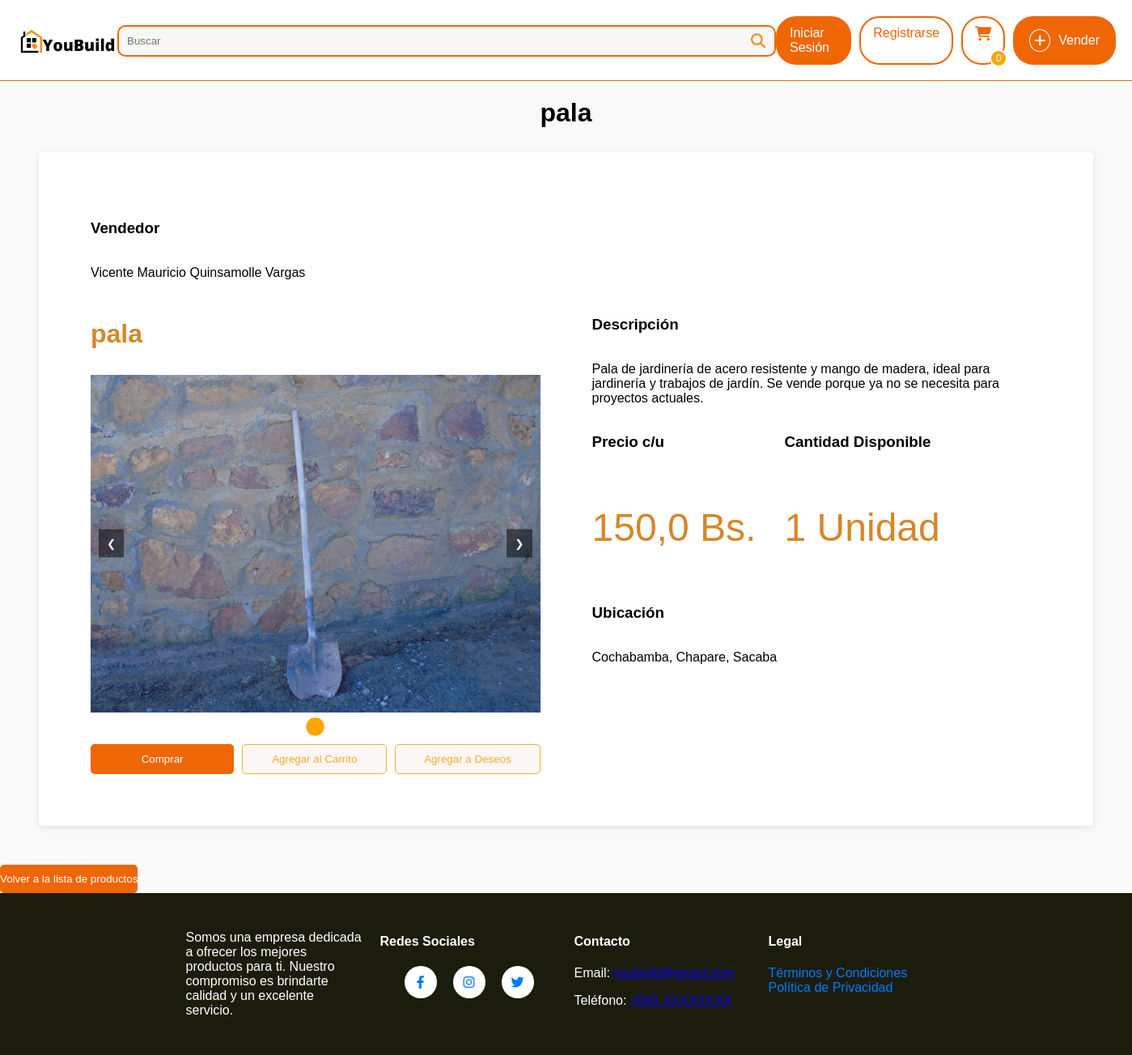
The page /producto/1/ on the database as committed earlier.
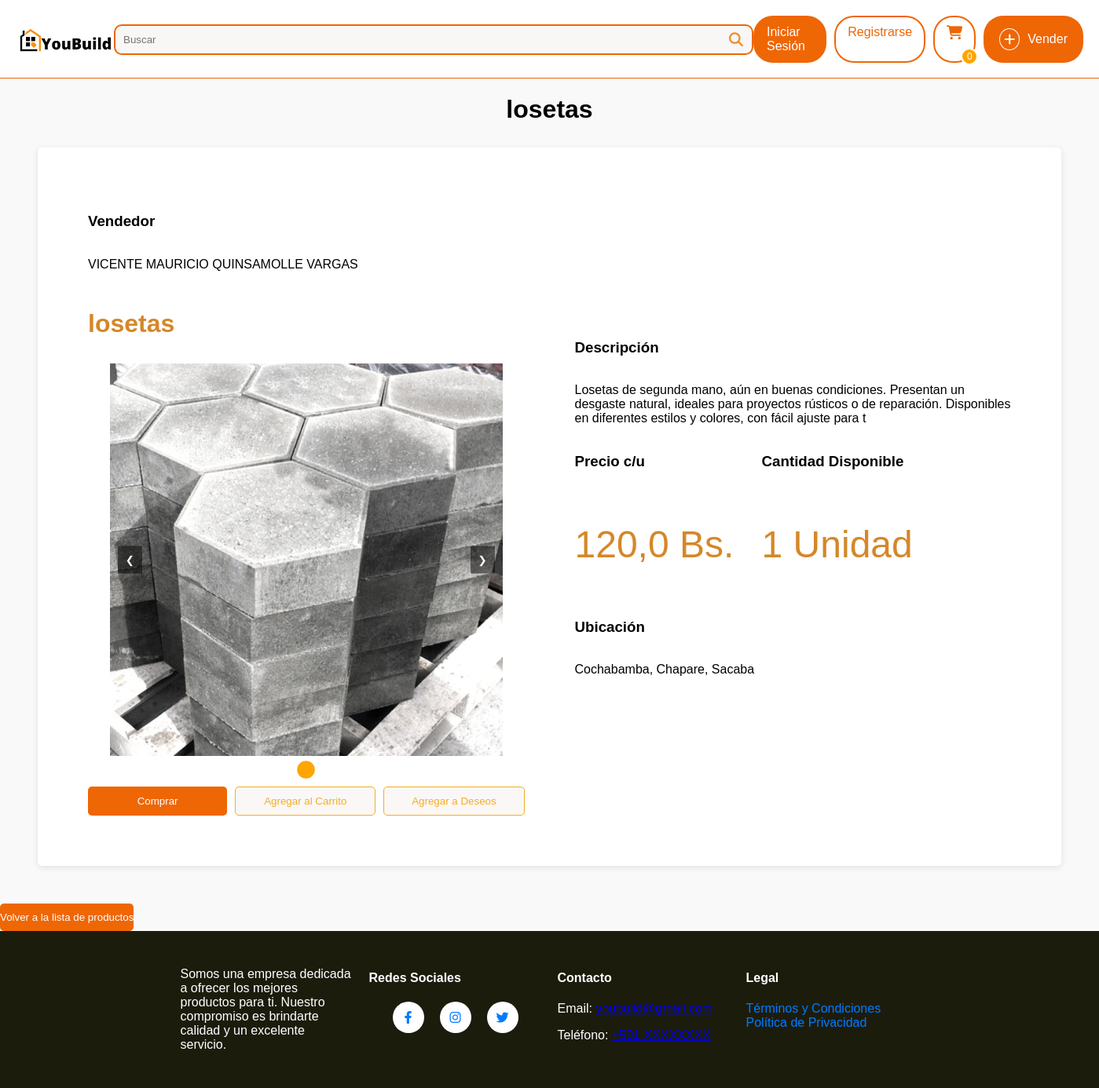
The same page on the database as committed later.
### sistema/models.py (models this page shows, shortened)
class ProductoDb(models.Model):
    nombre = models.CharField(max_length=50, verbose_name="Nombre")
    detalle = models.TextField(max_length=200, verbose_name="Detalle")
    precio = models.FloatField(verbose_name="Precio", validators=[MinValueValidator(0.0), MaxValueValidator(99999.9)])
    categoria_fk = models.ForeignKey(CategoriaDb, on_delete=models.CASCADE, null=True, blank=True)
    subcategoria_fk = models.ForeignKey(SubcategoriaDB, on_delete=models.CASCADE, null=True, blank=True, verbose_name="Subcategoría")  # Nuevo campo
    usuario_fk = models.ForeignKey(UsuarioDB, on_delete=models.CASCADE, null=True, blank=True)
    municipio_fk = models.ForeignKey(MunicipioDB, on_delete=models.CASCADE, null=True, blank=True, verbose_name="Municipio")
    direccion_1 = models.CharField(max_length=255, verbose_name="Dirección 1", null=True, blank=True)
    visitas = models.PositiveIntegerField(default=0, verbose_name="Visitas")
    cantidad = models.IntegerField(default=1)
    class Meta:
        db_table = "productos"
        verbose_name = "Producto"
        verbose_name_plural = "Productos"

class UsuarioDB(models.Model):
    user = models.OneToOneField(User, on_delete=models.CASCADE)
    nombre_completo = models.CharField(max_length=50, verbose_name="Nombre completo", null=True)
    municipio_fk = models.ForeignKey('MunicipioDB', on_delete=models.CASCADE, null=True, blank=True)
    direccion_1 = models.CharField(max_length=255, verbose_name="Dirección 1", null=True)
    telefono = models.CharField(
        max_length=15, verbose_name="Número de teléfono",
        validators=[RegexValidator(regex=r'^\+?1?\d{9,15}$', message="El número debe estar en el formato: '+59199999999'. Hasta 15 dígitos.")]
    )
    imagen_perfil = models.ImageField(upload_to='perfil/', null=True, blank=True, default='perfil/perfil.png')
    qr_imagen = models.ImageField(upload_to='qr/', null=True, blank=True, verbose_name="Código QR")
    class Meta:
        verbose_name = "Perfil de Usuario"
        verbose_name_plural = "Perfiles de Usuarios"

class ImagenProductoDB(models.Model):
    producto_fk = models.ForeignKey(ProductoDb, on_delete=models.CASCADE, related_name="imagenes")
    imagen = models.ImageField(upload_to="productos", null=True)
    class Meta:
        verbose_name = "Imagen"
        verbose_name_plural = "Imágenes"

class MunicipioDB(models.Model):
    nombre = models.CharField(max_length=60, verbose_name="Nombre del municipio")
    provincia_fk = models.ForeignKey(ProvinciaDB, on_delete=models.CASCADE, null=True, blank=True)
    class Meta:
        verbose_name = "Municipio"
        verbose_name_plural = "Municipios"
    def __str__(self):
        return self.nombre

class ProvinciaDB(models.Model):
    nombre = models.CharField(max_length=60, verbose_name="Nombre de la provincia")
    departamento_fk = models.ForeignKey(DepartamentoDB, on_delete=models.CASCADE, null=True, blank=True)
    class Meta:
        verbose_name = "Provincia"
        verbose_name_plural = "Provincias"

class DepartamentoDB(models.Model):
    nombre = models.CharField(max_length=60, verbose_name="Nombre del departamento")
    class Meta:
        verbose_name = "Departamento"
        verbose_name_plural = "Departamentos"
    def __str__(self):
        return self.nombre

### sistema/views.py (the view)
# urls.py: path('producto/<int:id>/', producto_view, name='detalle_producto'),
def producto_view(request, id):
    producto = get_object_or_404(ProductoDb, id=id)
    producto.visitas += 1
    producto.save()
    return render(request, "detalle_producto.html", {"producto": producto})

### sistema/context_processors.py (called while the page is built)
def cart_count(request):
    cart_count = request.session.get('cart_count', 0)
    return {'cart_count': cart_count}

### sistema/templates/detalle_producto.html (shortened to what this page needs)
<!DOCTYPE html>
{% extends 'layout.html' %}
{% load static %}
    {% block extra_styles %}
    <link rel="stylesheet" href="{% static 'listaProduct.css' %}" />
    {% endblock %}
    {% block content %}
    <div class="titulo">
        <h1> {{ producto.nombre }} </h1>
      </div>
    <div class="flex-container">
        <div class="column column-left flex-column">
            <h3>Vendedor</h3>
            <p>{{ producto.usuario_fk.nombre_completo }} </p>
            <h3 class="product-name">{{ producto.nombre }}</h3>
            <div class="carousel-productos-container">
                <button class="carousel-productos-button prev" onclick="changeSlide(-1)">&#10094;</button>
                <div class="carousel-productos">
                    {% for imagen in producto.imagenes.all %}
                    <div class="carousel-productos-item">
                        <img src="{{ imagen.imagen.url }}" alt="Imagen del producto" class="producto-imagen">
                    </div>
                    {% endfor %}
                </div>
                <button class="carousel-productos-button next" onclick="changeSlide(1)">&#10095;</button>
            </div>
            <div class="carousel-productos-dots">
                {% for imagen in producto.imagenes.all %}
                <span class="dot" onclick="currentSlide({{ forloop.counter0 }})"></span>
                {% endfor %}
            </div>
            <div class="botones button-row">
                <button class="btn" id="btn-comprar" onclick="comprar({{ producto.id }})">Comprar</button>
                <button class="btn add-to-view" id=" btn-agregar-carrito" onclick="agregarAlCarrito({{ producto.id }})">Agregar al Carrito</button>
                <button class="btn add-to-view" id=" btn-deseos" onclick="agregarDeseos()">Agregar a
                    Deseos</button>
            </div>
        </div>
        <div class="column column-right flex-column">
            <h3>Descripción</h3>
            <p>{{ producto.detalle }}</p>
            <div class="sub-container">
                <div class="subcolumn1 flex-column column-left">
                    <h3>Precio c/u</h3>
                    <p class="aux">{{ producto.precio }} Bs.</p>
                </div>
                <div class="subcolumn2 flex-column column-right">
                    <h3>Cantidad Disponible</h3>
                    <p class="aux">1 Unidad</p>
                </div>
            </div>
            <h3>Ubicación</h3>
            <p>
                {{ producto.usuario_fk.municipio_fk.provincia_fk.departamento_fk }},
                {{ producto.usuario_fk.municipio_fk.provincia_fk.nombre }},
                {{ producto.usuario_fk.municipio_fk }}
            </p>
        </div>
    </div>
      <button class="btn" style="max-width: fit-content;" onclick="volverALista()">Volver a la lista de
        productos</button>
      {% endblock %}

Rows that differ between the two databases and show on the page:
changed ProductoDb "Cochabamba": nombre "pala" → "losetas"; usuario_fk.nombre_completo "Vicente Mauricio Quinsamolle Vargas" → "VICENTE MAURICIO QUINSAMOLLE VARGAS"; detalle "Pala de jardinería de acero resistente y mango de madera, ideal para jardinería y trabajos de jardín. Se vende porque ya no se necesita para proyectos actuales." → "Losetas de segunda mano, aún en buenas condiciones. Presentan un desgaste natural, ideales para proyectos rústicos o de reparación. Disponibles en diferentes estilos y colores, con fácil ajuste para t"; precio "150,0" → "120,0"
changed ImagenProductoDB: imagen: a different picture
